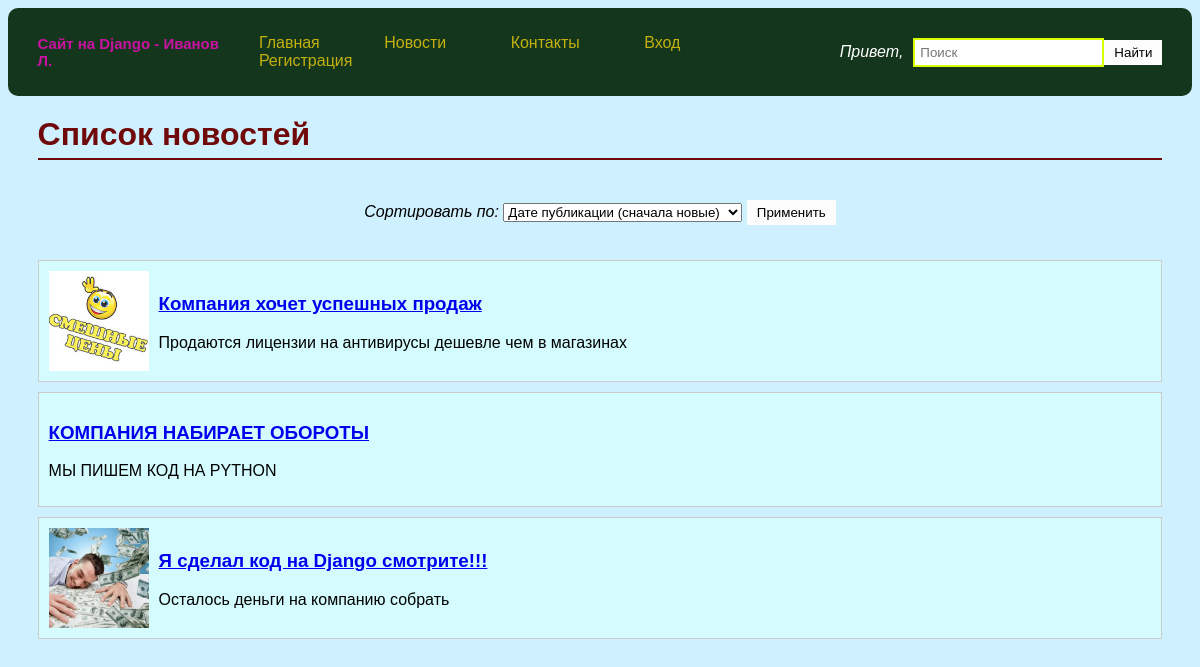
The page /news/ on the database as committed earlier.
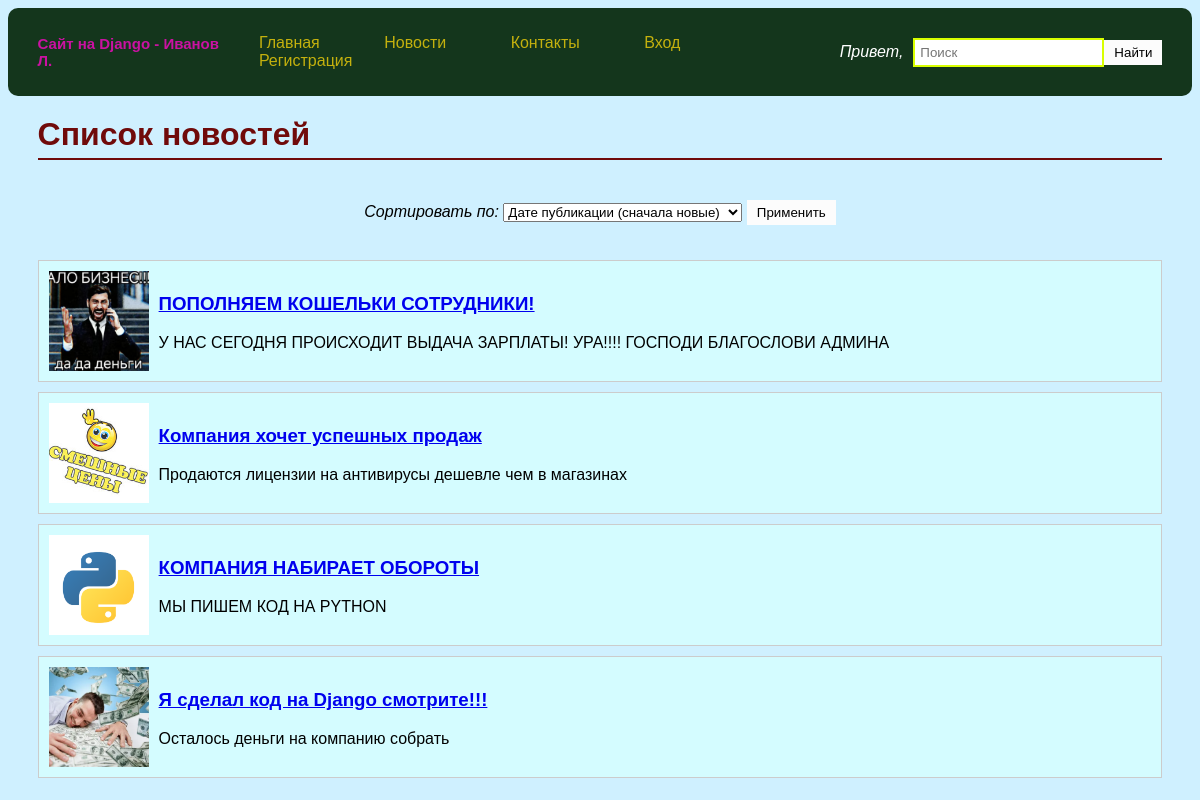
The same page on the database as committed later.
### news_site_company/models.py (models this page shows, shortened)
class News(models.Model):
            title = models.CharField(max_length=200)
            content = models.TextField()
            pub_date = models.DateTimeField(auto_now_add=True)
            author = models.CharField(max_length=100)
            image = models.ImageField(upload_to='news_media/', blank=True, null=True)\

### news_site_company/views.py (the view)
# urls.py: path('news/', views.news_list, name='news_list'),
def news_list(request):
    sort_by = request.GET.get('sort', '-pub_date')
    query = request.GET.get('q')
    if query:
        news = News.objects.filter(
            Q(title__icontains=query) | Q(content__icontains=query)
        ).order_by(sort_by)
    else:
        news = News.objects.order_by(sort_by)
    return render(request, 'news_site_company/news_list.html', {'news': news, 'query': query})

### templates/news_site_company/news_list.html (shortened to what this page needs)
{% extends 'base.html' %}
{% block content %}
    <h1>Список новостей</h1>
    <form method="get">
        <label for="sort">Сортировать по:</label>
        <select name="sort" id="sort">
            <option value="pub_date">Дате публикации (сначала новые)</option>
        </select>
        <button type="submit">Применить</button>
    </form>
    <ul class="news-list">
        {% for news_item in news %}
            <li class="news-item">
                {% if news_item.image %}
                    <img src="{{ news_item.image.url }}" alt="{{ news_item.title }}" class="news-image">
                {% endif %}
                <div class="news-content">
                    <h3><a href="{% url 'news_detail' news_item.id %}">{{ news_item.title }}</a></h3>
                    <p>{{ news_item.content|truncatechars:100 }}</p>
                </div>
            </li>
        {% endfor %}
    </ul>
{% endblock %}

Rows that differ between the two databases and show on the page:
added News: image (picture), title "ПОПОЛНЯЕМ КОШЕЛЬКИ СОТРУДНИКИ!", content "У НАС СЕГОДНЯ ПРОИСХОДИТ ВЫДАЧА ЗАРПЛАТЫ! УРА!!!! ГОСПОДИ БЛАГОСЛОВИ АДМИНА"
changed News "КОМПАНИЯ НАБИРАЕТ ОБОРОТЫ": image: picture added
